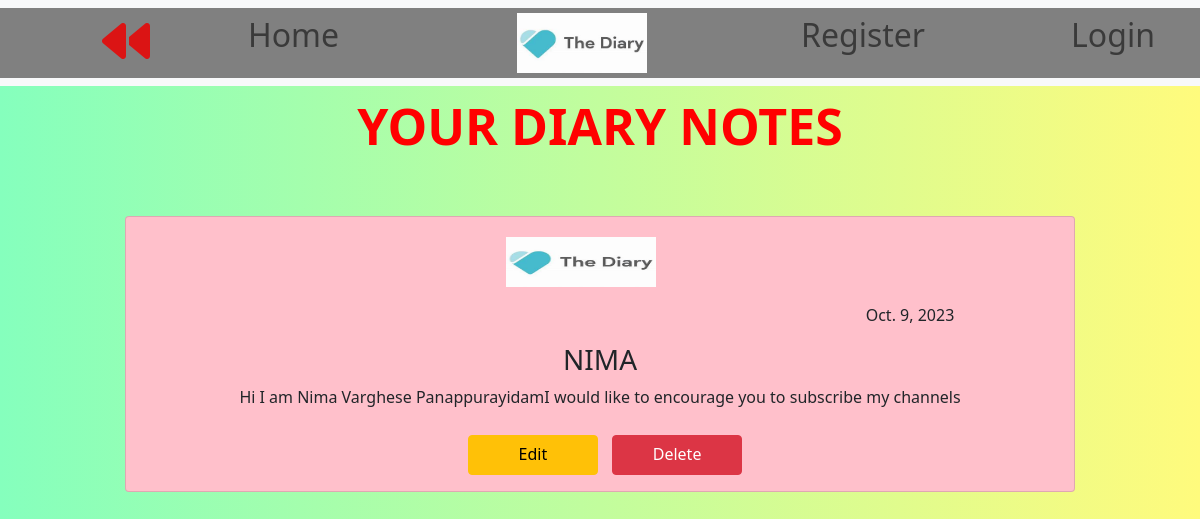
The page /diaryapp/Newsdisp/ on the database its author committed.
### diaryapp/models.py (models this page shows)
class newsmodel(models.Model):
    topic=models.CharField(max_length=30)
    content = models.CharField(max_length=3000)
    date=models.DateField(auto_now_add=True)

### diaryapp/views.py (the view)
# urls.py: path('Newsdisp/',newsdisp),
def newsdisp(request):  # admin
    a = newsmodel.objects.all()
    return render(request, 'newsdisp.html', {'a': a})

### diaryapp/templates/newsdisp.html (shortened to what this page needs)
<!DOCTYPE html>
{% load static %}
<html lang="en">
<head>
</head>
    <link href="https://cdn.jsdelivr.net/npm/bootstrap@5.0.2/dist/css/bootstrap.min.css" rel="stylesheet"
>
<body >
<nav class="navbar navbar-expand-lg navbar-light bg-light">
    <div class="container-fluid" style="background-color: grey;">
        <div class="collapse navbar-collapse" id="navbarSupportedContent">
            <ul class="navbar-nav me-auto mb-2 mb-lg-0">
               <a href="http://127.0.0.1:8000/diaryapp/pro/"> <i class="fa-solid fa-backward fa-fade fa-3x" style="color: #db1414;margin-top:9px;margin-left:90px;"></i></a>
                <li class="nav-item">
                    <a class="nav-link" style="margin-left:90px;" href="http://127.0.0.1:8000/diaryapp/indexpage/"target="_blank"><h2>Home</h2></a>
                </li>
                <a class="navbar-brand" style="margin-left:170px;" href="" target="_blank"><img src="{% static 'img.png' %}"
                                                             style="height: 60px;width:130px;"></a>
                <li class="nav-item">
                    <a class="nav-link" href="http://127.0.0.1:8000/diaryapp/regi/" style="margin-left:130px;" target="_blank"><h2>
                        Register</h2></a>
                </li>
                <li class="nav-item">
                    <a class="nav-link" style="margin-left:130px;" href="http://127.0.0.1:8000/diaryapp/loginind1/" target="_blank"><h2>Login</h2></a>
                </li>
            </ul>
        </div>
    </div>
</nav>
<table >
    <h1 style="margin-top:10px;font-size:50px;color:red;" align="center"><b>YOUR DIARY NOTES</b></h1>
<div id="h" align="center" class="row" >
    {% for i in a %}
    <div class="col-12" style="margin-bottom:60px;">
<div class="card" style="width: 950px;background-color:pink;">
  <img id="a"  src="{% static 'img.png' %}" class="card-img-top" alt="...">
  <div class="card-body">
      <p style="margin-left:620px;" class="card-text">{{i.date}}</p>
    <h3 class="card-title">{{i.topic}}</h3>
    <p class="card-text">{{i.content}}</p>
      <a href="http://127.0.0.1:8000/diaryapp/Newsedit/{{i.id}}" style="height:40px;width:130px;margin-left: 10px;margin-top:10px;" class="btn btn-warning" type="submit">Edit</a>
      <a href="http://127.0.0.1:8000/diaryapp/Newsdelete/{{i.id}}" style="height:40px;width:130px;margin-left: 10px;margin-top:10px;" class="btn btn-danger" type="submit">Delete</a>
  </div>
    </div>
      </div>
    {% endfor %}
</div>
</table>
</body>
</html>

### diaryapp/templates/newsdisp.html (style rules this page uses)
body { background-color: #85FFBD; background-image: linear-gradient(90deg, #85FFBD 0%, #FFFB7D 100%); }
#a { height: 70px;width: 150px;padding-top:20px;margin-left:380px; }
#h { padding-top:50px;margin-top:10px; }

### rows shown on the page
newsmodel: date "Oct. 9, 2023", topic "NIMA", content "Hi I am Nima Varghese PanappurayidamI would like to encourage you to subscribe my channels"
